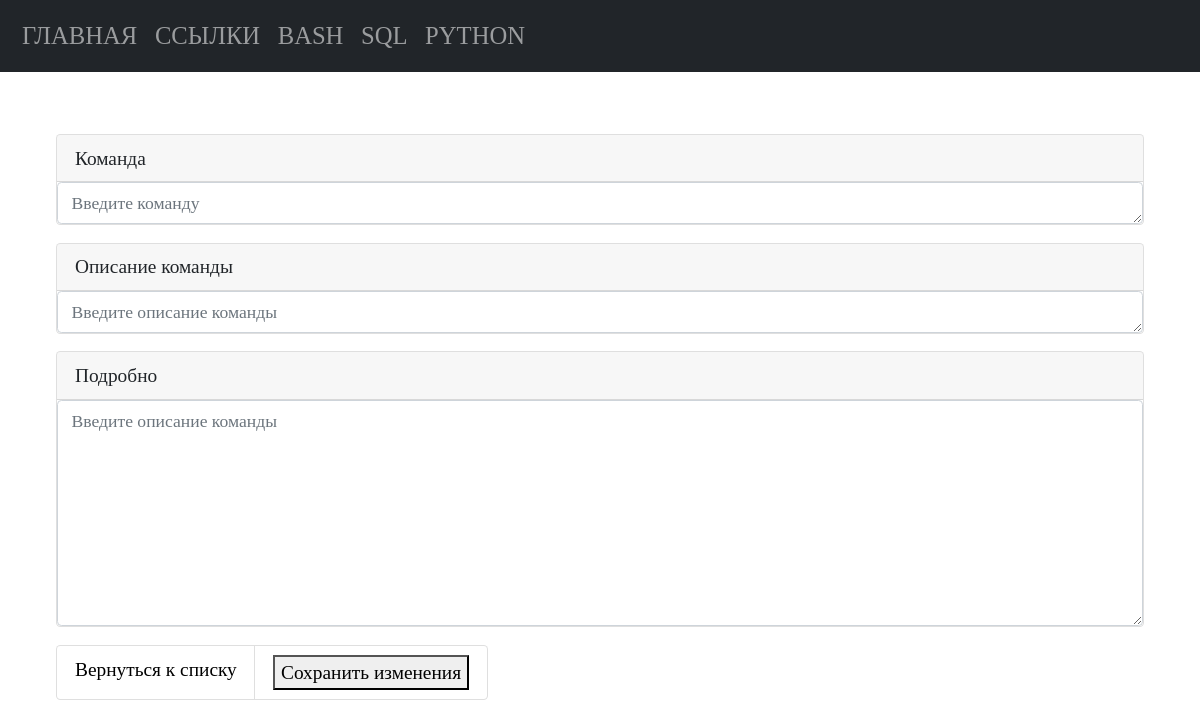
The app's page /python/edit/2099/, older data.
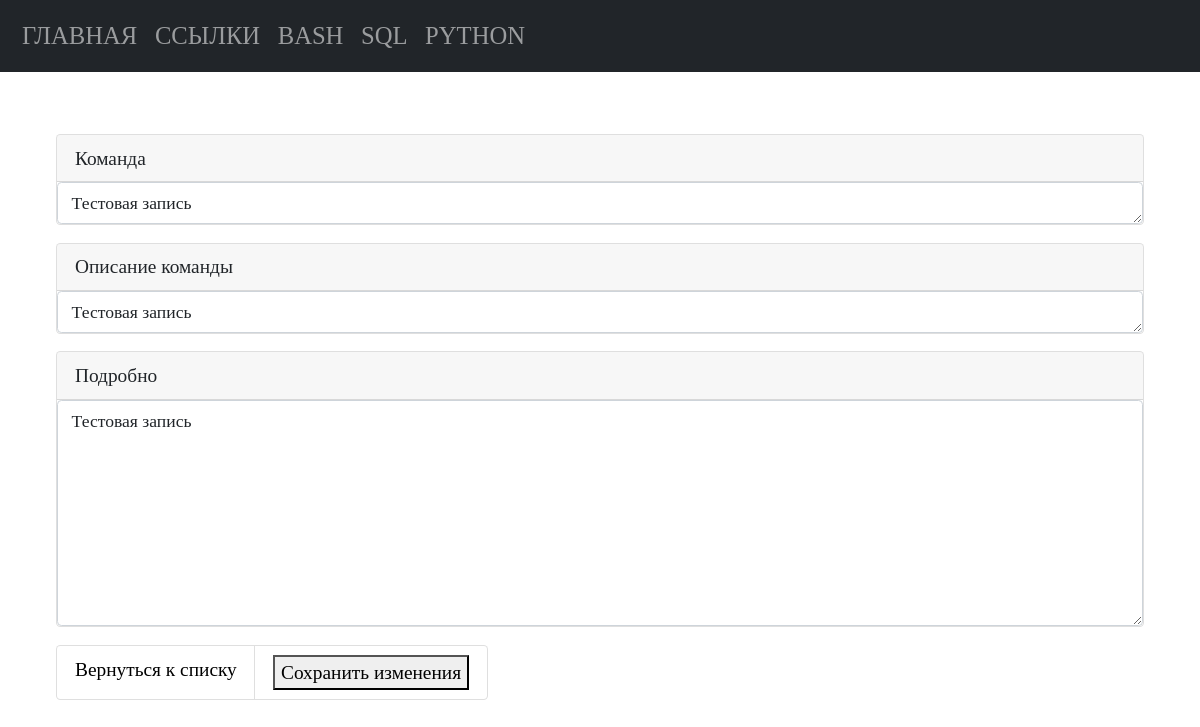
The same page, newer data.
### tables this page shows
CREATE TABLE "python" (
    "python_id" INTEGER PRIMARY KEY AUTOINCREMENT,
    "python_command" TEXT NOT NULL,
    "python_name" TEXT NOT NULL
  , "python_description" TEXT);

### app.py (the view, shortened to what this page needs)
@app.route("/python/edit/<int:python_id>/", methods=("GET", "POST"))
def edit_python_command(python_id):
    conn = connect.get_db_connection()
    edit_python_command_view = conn.execute("SELECT * FROM python WHERE python_id = ?",
                                            (python_id,)).fetchone()
    return render_template("python/edit_python_command.html", edit_python_command_view=edit_python_command_view)

### modules/connect.py (called while the page is built)
def get_db_connection():
    db_path = os.path.join(BASE_DIR, '../database.db')
    conn = sqlite3.connect(db_path)
    conn.row_factory = sqlite3.Row
    return conn

### templates/python/edit_python_command.html (shortened to what this page needs)
{% extends 'base.html' %}
{% block content %}
<div class="container p-4">
   <form method="post">
      <div class="card mb-3">
         <label for="python_command" class="card-header">Команда</label>
         <textarea class="form-control" id="python_command" name="python_command" rows="1" placeholder="Введите команду"
            required>{{ edit_python_command_view.python_command }}</textarea>
      </div>
      <div class="card mb-3">
         <label for="python_name" class="card-header">Описание команды</label>
         <textarea class="form-control" id="python_name" name="python_name" rows="1" placeholder="Введите описание команды"
            required>{{ edit_python_command_view.python_name }}</textarea>
      </div>
      <div class="card mb-3">
         <label for="python_description" class="card-header">Подробно</label>
         <textarea class="form-control" id="python_description" name="python_description" rows="8" placeholder="Введите описание команды"
            required>{{ edit_python_command_view.python_description }}</textarea>
      </div>
      <ul class="list-group list-group-horizontal">
         <li class="list-group-item">
             <a href="{{ url_for('python_list_commands') }}">Вернуться к списку</a>
         </li>
         <li class="list-group-item save">
            <button type="submit" value="" class="add">Сохранить изменения</button>
         </li>
      </ul>
   </form>
</div>
{% endblock %}

Row changes from the older to the newer data that the page shows:
added python: python_command "Тестовая запись", python_name "Тестовая запись", python_description "Тестовая запись"
